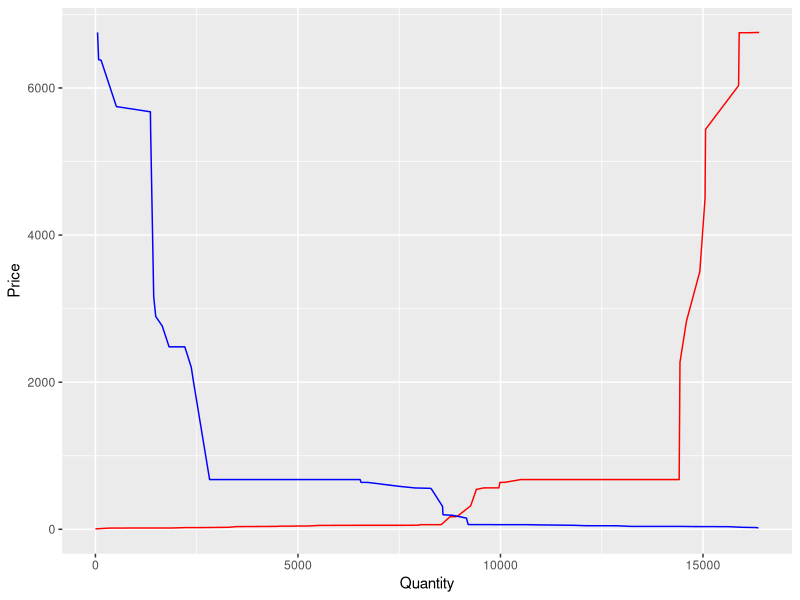

Generate this figure with R:
## ---- chunk 1
# load packages
library(tidyverse)

# load data
raw <- read.delim("data/ProjectData_corr.csv", sep = ";")

# check if data is loaded correctly
sapply(raw, function(x) class(x))

# function fixing issues with thousand separator in data entry
number_fix <- function(variable) {
  result <- numeric(length(variable)) 
  for (i in seq_along(variable)) {
    split <- str_split(variable[i], "\\.", simplify = TRUE) %>% as.data.frame()
    if (ncol(split) > 2) {
      result[i] <- 1e3 * as.numeric(split[1]) + as.numeric(split[2]) + (1 / 1e3) * as.numeric(split[3])
    } else if (ncol(split) == 2) {
      result[i] <- as.numeric(split[1]) + (1 / 1e3) * as.numeric(split[2])
    } else {
      result[i] <- as.numeric(split[1])
    }
  }
  return(result)
}

# apply the number_fix to "Price" as it is the problematic variable
Price_fixed <- sapply(raw$Price, function(x) number_fix(x))

# validate output of function
class(Price_fixed)
summary(Price_fixed)

# update data with correct formatting
data <- raw %>% 
  mutate(Price = as.numeric(Price_fixed))

# write the modified data frame to a new CSV file
write.csv(data, "data/ModifiedProjectData.csv", row.names = FALSE)
## ---- chunk 2
# divide variables in indicators and numerical variables    
int <- names(data)[sapply(data, function(x) class(x) == "integer")]
num <- names(data)[!names(data) %in% int]

# give summary statistics on the numerical variables
lapply(c("<=", ">"), function(condition){
  sapply(data[names(data) %in% num] %>% 
         filter(if (condition == "<=") Quantity <= 0 else Quantity > 0), 
       function(x) summary(x))
})

# provide insight on the levels of the indicator variables 
data %>%
  select(all_of(int)) %>%
  summarise(across(everything(), ~n_distinct(.)))
## ---- chunk 3
# define data for analysis for period and location 1  
test_data <- data %>% 
  filter(Period == 1, Location == 1) %>% 
  select(-c(Period,Location))

# split test data in supply and demand data frames
supply_data_test <- test_data %>% 
  filter(Quantity < 0) 

demand_data_test <- test_data %>% 
  filter(Quantity >= 0)

# define data for equilibrium plots
supply_plot_data <- supply_data_test %>% 
  mutate(Quantity = abs(Quantity)) %>% 
  arrange(Price) %>% 
  mutate(Quantity = cumsum(Quantity))

demand_plot_data <- demand_data_test %>% 
  arrange(desc(Price)) %>% 
  mutate(Quantity = cumsum(Quantity))

# make plot
ggplot() +
  geom_line(data = supply_plot_data, 
            mapping = aes(x = Quantity, y = Price),
            col = "red") +
  geom_line(data = demand_plot_data, 
            mapping = aes(x = Quantity, y = Price),
            col = "blue")
